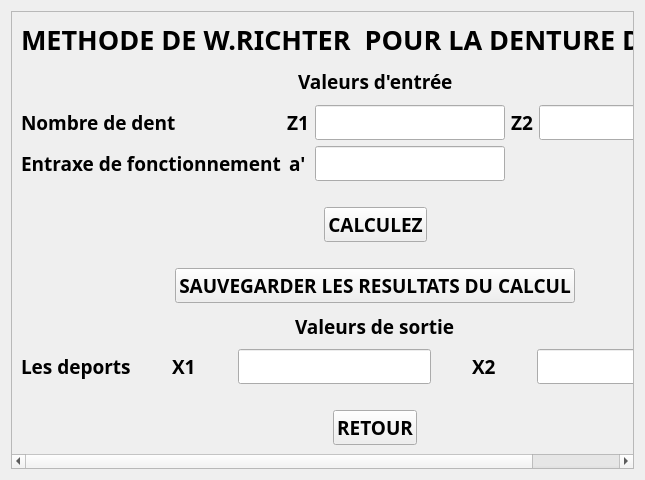
<?xml version="1.0" encoding="UTF-8"?>
<ui version="4.0">
 <class>METHODE_W_RICHTER_D_DOITE</class>
 <widget class="QWidget" name="METHODE_W_RICHTER_D_DOITE">
  <property name="geometry">
   <rect>
    <x>0</x>
    <y>0</y>
    <width>645</width>
    <height>480</height>
   </rect>
  </property>
  <property name="windowTitle">
   <string>METHODE_W_RITCHER_D_DOITE</string>
  </property>
  <property name="windowIcon">
   <iconset>
    <normaloff>reducteur_gearexpert.gif</normaloff>reducteur_gearexpert.gif</iconset>
  </property>
  <layout class="QGridLayout" name="gridLayout_2">
   <item row="0" column="0">
    <widget class="QScrollArea" name="scrollArea">
     <property name="widgetResizable">
      <bool>true</bool>
     </property>
     <widget class="QWidget" name="scrollAreaWidgetContents">
      <property name="geometry">
       <rect>
        <x>0</x>
        <y>0</y>
        <width>631</width>
        <height>466</height>
       </rect>
      </property>
      <layout class="QGridLayout" name="gridLayout_3">
       <item row="0" column="0">
        <layout class="QVBoxLayout" name="verticalLayout">
         <item alignment="Qt::AlignHCenter">
          <widget class="QLabel" name="label">
           <property name="font">
            <font>
             <family>Arial Black</family>
             <pointsize>20</pointsize>
             <weight>75</weight>
             <bold>true</bold>
            </font>
           </property>
           <property name="text">
            <string>METHODE DE W.RICHTER  POUR LA DENTURE DROITE </string>
           </property>
          </widget>
         </item>
         <item alignment="Qt::AlignHCenter">
          <widget class="QLabel" name="label_2">
           <property name="font">
            <font>
             <family>Arial Black</family>
             <pointsize>14</pointsize>
             <weight>75</weight>
             <bold>true</bold>
            </font>
           </property>
           <property name="text">
            <string>Valeurs d'entrée</string>
           </property>
          </widget>
         </item>
         <item>
          <layout class="QGridLayout" name="gridLayout">
           <item row="1" column="1" alignment="Qt::AlignHCenter">
            <widget class="QLabel" name="label_47">
             <property name="font">
              <font>
               <family>Arial Black</family>
               <pointsize>14</pointsize>
               <weight>75</weight>
               <bold>true</bold>
              </font>
             </property>
             <property name="text">
              <string>a'</string>
             </property>
            </widget>
           </item>
           <item row="0" column="1" alignment="Qt::AlignHCenter">
            <widget class="QLabel" name="label_31">
             <property name="font">
              <font>
               <family>Arial Black</family>
               <pointsize>14</pointsize>
               <weight>75</weight>
               <bold>true</bold>
              </font>
             </property>
             <property name="text">
              <string>Z1</string>
             </property>
            </widget>
           </item>
           <item row="1" column="2" alignment="Qt::AlignHCenter">
            <widget class="QLineEdit" name="lineEdit_3">
             <property name="font">
              <font>
               <family>Arial Black</family>
               <pointsize>14</pointsize>
               <weight>75</weight>
               <bold>true</bold>
              </font>
             </property>
            </widget>
           </item>
           <item row="0" column="3" alignment="Qt::AlignHCenter">
            <widget class="QLabel" name="label_46">
             <property name="font">
              <font>
               <family>Arial Black</family>
               <pointsize>14</pointsize>
               <weight>75</weight>
               <bold>true</bold>
              </font>
             </property>
             <property name="text">
              <string>Z2</string>
             </property>
            </widget>
           </item>
           <item row="0" column="2" alignment="Qt::AlignHCenter">
            <widget class="QLineEdit" name="lineEdit">
             <property name="font">
              <font>
               <family>Arial Black</family>
               <pointsize>14</pointsize>
               <weight>75</weight>
               <bold>true</bold>
              </font>
             </property>
            </widget>
           </item>
           <item row="1" column="0">
            <widget class="QLabel" name="label_11">
             <property name="font">
              <font>
               <family>Arial Black</family>
               <pointsize>14</pointsize>
               <weight>75</weight>
               <bold>true</bold>
              </font>
             </property>
             <property name="text">
              <string>Entraxe de fonctionnement</string>
             </property>
            </widget>
           </item>
           <item row="0" column="0">
            <widget class="QLabel" name="label_5">
             <property name="font">
              <font>
               <family>Arial Black</family>
               <pointsize>14</pointsize>
               <weight>75</weight>
               <bold>true</bold>
              </font>
             </property>
             <property name="text">
              <string>Nombre de dent</string>
             </property>
            </widget>
           </item>
           <item row="0" column="4" alignment="Qt::AlignHCenter">
            <widget class="QLineEdit" name="lineEdit_2">
             <property name="font">
              <font>
               <family>Arial Black</family>
               <pointsize>14</pointsize>
               <weight>75</weight>
               <bold>true</bold>
              </font>
             </property>
            </widget>
           </item>
          </layout>
         </item>
         <item>
          <spacer name="horizontalSpacer">
           <property name="orientation">
            <enum>Qt::Horizontal</enum>
           </property>
           <property name="sizeHint" stdset="0">
            <size>
             <width>40</width>
             <height>20</height>
            </size>
           </property>
          </spacer>
         </item>
         <item alignment="Qt::AlignHCenter">
          <widget class="QPushButton" name="pushButton">
           <property name="font">
            <font>
             <family>Arial Black</family>
             <pointsize>14</pointsize>
             <weight>75</weight>
             <bold>true</bold>
            </font>
           </property>
           <property name="text">
            <string>CALCULEZ</string>
           </property>
          </widget>
         </item>
         <item>
          <spacer name="horizontalSpacer_2">
           <property name="orientation">
            <enum>Qt::Horizontal</enum>
           </property>
           <property name="sizeHint" stdset="0">
            <size>
             <width>40</width>
             <height>20</height>
            </size>
           </property>
          </spacer>
         </item>
         <item alignment="Qt::AlignHCenter">
          <widget class="QPushButton" name="pushButton_3">
           <property name="font">
            <font>
             <family>Arial Black</family>
             <pointsize>14</pointsize>
             <weight>75</weight>
             <bold>true</bold>
            </font>
           </property>
           <property name="text">
            <string>SAUVEGARDER LES RESULTATS DU CALCUL</string>
           </property>
          </widget>
         </item>
         <item alignment="Qt::AlignHCenter">
          <widget class="QLabel" name="label_45">
           <property name="font">
            <font>
             <family>Arial Black</family>
             <pointsize>14</pointsize>
             <weight>75</weight>
             <bold>true</bold>
            </font>
           </property>
           <property name="text">
            <string>Valeurs de sortie</string>
           </property>
          </widget>
         </item>
         <item>
          <layout class="QHBoxLayout" name="horizontalLayout_3">
           <item alignment="Qt::AlignHCenter">
            <widget class="QLabel" name="label_7">
             <property name="font">
              <font>
               <family>Arial Black</family>
               <pointsize>14</pointsize>
               <weight>75</weight>
               <bold>true</bold>
              </font>
             </property>
             <property name="text">
              <string>Les deports</string>
             </property>
            </widget>
           </item>
           <item alignment="Qt::AlignHCenter">
            <widget class="QLabel" name="label_8">
             <property name="font">
              <font>
               <family>Arial Black</family>
               <pointsize>14</pointsize>
               <weight>75</weight>
               <bold>true</bold>
              </font>
             </property>
             <property name="text">
              <string>X1</string>
             </property>
            </widget>
           </item>
           <item alignment="Qt::AlignHCenter">
            <widget class="QLineEdit" name="lineEdit_4">
             <property name="font">
              <font>
               <family>Arial Black</family>
               <pointsize>14</pointsize>
               <weight>75</weight>
               <bold>true</bold>
              </font>
             </property>
            </widget>
           </item>
           <item alignment="Qt::AlignHCenter">
            <widget class="QLabel" name="label_9">
             <property name="font">
              <font>
               <family>Arial Black</family>
               <pointsize>14</pointsize>
               <weight>75</weight>
               <bold>true</bold>
              </font>
             </property>
             <property name="text">
              <string>X2</string>
             </property>
            </widget>
           </item>
           <item alignment="Qt::AlignHCenter">
            <widget class="QLineEdit" name="lineEdit_5">
             <property name="font">
              <font>
               <family>Arial Black</family>
               <pointsize>14</pointsize>
               <weight>75</weight>
               <bold>true</bold>
              </font>
             </property>
            </widget>
           </item>
          </layout>
         </item>
         <item>
          <spacer name="horizontalSpacer_3">
           <property name="orientation">
            <enum>Qt::Horizontal</enum>
           </property>
           <property name="sizeHint" stdset="0">
            <size>
             <width>40</width>
             <height>20</height>
            </size>
           </property>
          </spacer>
         </item>
         <item alignment="Qt::AlignHCenter">
          <widget class="QPushButton" name="pushButton_2">
           <property name="font">
            <font>
             <family>Arial Black</family>
             <pointsize>14</pointsize>
             <weight>75</weight>
             <bold>true</bold>
            </font>
           </property>
           <property name="text">
            <string>RETOUR</string>
           </property>
          </widget>
         </item>
        </layout>
       </item>
      </layout>
     </widget>
    </widget>
   </item>
  </layout>
 </widget>
 <resources/>
 <connections/>
</ui>
